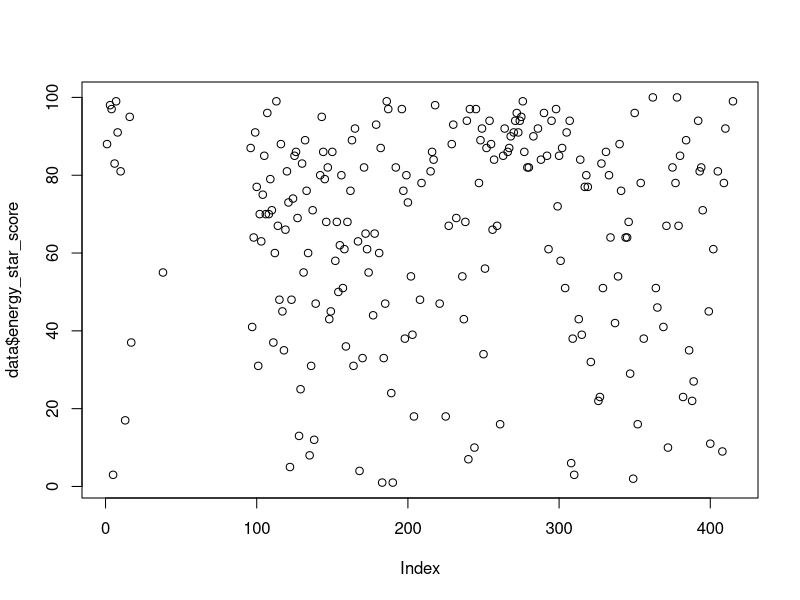

Reproduce this figure in R.
5 + 5
object <- 10

setwd("~/projects/TeachingRIntro50Minutes")

install.packages("ggplot")

library(ggplot2)


mtcars
View(mtcars)

cardata <- mtcars


data <- read.csv("mpls_energy_benchmarking_2015.csv", header=TRUE, na.strings=c("N/A", "Not Available", "NA", "0"))

head(data)
ncol(data)

ncol(cardata)
nrow(cardata)

str(data)

summary(data)

summary(data$energy_star_score)

plot(data$energy_star_score)
